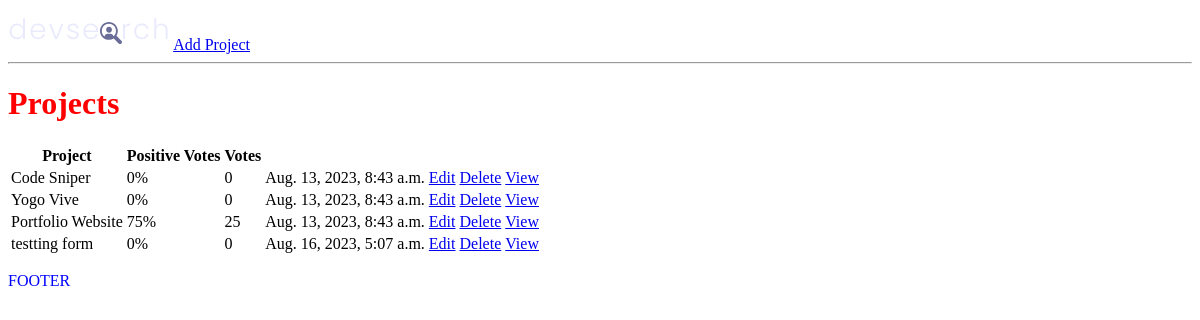
/, run on an earlier commit of the app's database.
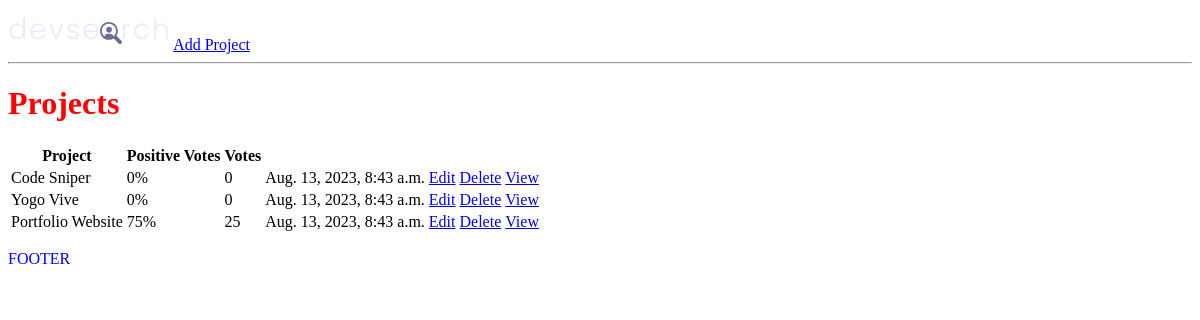
And on a later commit of the database.
### projects/models.py (models this page shows, shortened)
class Project(models.Model):
    title = models.CharField(max_length=200)
    description = models.TextField(null=True, blank=True)
    featured_image = models.ImageField(null=True, blank=True, default='default.jpg')
    demo_link = models.CharField(max_length=200, null=True, blank=True)
    source_link = models.CharField(max_length=200, null=True, blank=True)
    tags = models.ManyToManyField('Tag', blank=True)
    vote_total = models.IntegerField(default=0, null=True, blank=True)
    vote_ratio = models.IntegerField(default=0, null=True, blank=True)
    created = models.DateTimeField(auto_now_add=True)
    id = models.UUIDField(default=uuid.uuid4, unique=True, primary_key=True, editable=False)

### projects/views.py (the view)
# urls.py: path("", include('projects.urls'))
def projects(request):
    projects = Project.objects.all()
    context = {
        'projects': projects,
    }
    return render(request, 'projects/projects.html', context)

### projects/templates/projects/projects.html
{% extends 'main.html' %}
{% block content %}
<h1>Projects</h1>
<table>
    <tr>
        <th>Project</th>
        <th>Positive Votes</th>
        <th>Votes</th>
        <th></th>
        <th></th>
        <th></th>
        <th></th>
    </tr>
    {% for project in projects %}
    <tr>
        <td>{{project.title}}</td>
        <td>{{project.vote_ratio}}%</td>
        <td>{{project.vote_total}}</td>
        <td>{{project.created}}</td>
        <td><a href="{% url 'update-project' project.id %}">Edit</a></td>
        <td><a href="{% url 'delete-project' project.id %}">Delete</a></td>
        <td><a href="{% url 'project' project.id %}">View</a></td>
    </tr>
    {% endfor %}
</table>
{% endblock content %}

### templates/main.html (shortened to what this page needs)
<!DOCTYPE html>
<html lang="en">
{% load static %}
<head>
    <link rel="stylesheet" type="text/css" media="screen" href="{% static 'styles/main.css' %}">
</head>
<body>
    {% include 'navbar.html' %}
    {% block content %}
    {% endblock %}
    <p>FOOTER</p>
</body>
</html>

### templates/navbar.html
{% load static %}
<img src="{% static 'images/logo.svg' %}">
<a href="{% url 'create-project' %}">Add Project</a>
<hr>

### static/styles/main.css (style rules this page uses)
h1 { color:red; }
p { color:blue; }

What changed in the data, as far as the page shows it:
removed Project: title "testting form", vote_ratio "0", vote_total "0", created "Aug. 16, 2023, 5:07 a.m."
